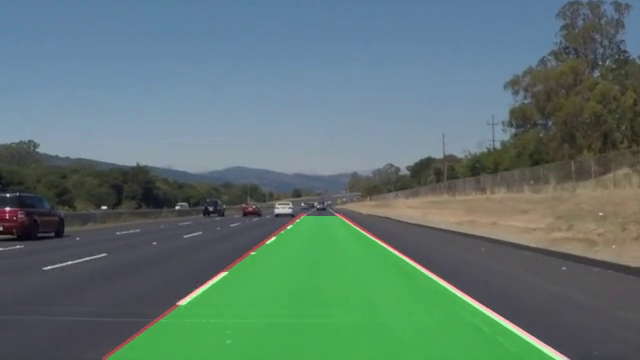
#> input picture frame 22 of lane_line_detection.mp4.mp4, 640 x 360 px, given in place of test1.mp4, which was not available
$ jupyter execute 'lane detection final.ipynb'   (text cells are left out)
#> lines starting #> are read from the running program, lines starting #| are printed output that depends on the picture; after the words box and inside, x2 and y2 are one past the last pixel; in counts of white or black regions, pixels touching at a corner belong together; pictures that were not available may be replaced by others from this repository, and a replacement may not be noted
#> further down, frame is the input picture: shape (360, 640, 3); mean B, G, R 113, 118.8, 94
[cell 1]
# importing the packages from libraries
import cv2
import numpy as np

[cell 2]
def canny(img):
    if img is None:
        cap.release()
        cv2.destroyAllWindows()
        exit()
    gray = cv2.cvtColor(img, cv2.COLOR_BGR2GRAY)  #converting colour video to grey
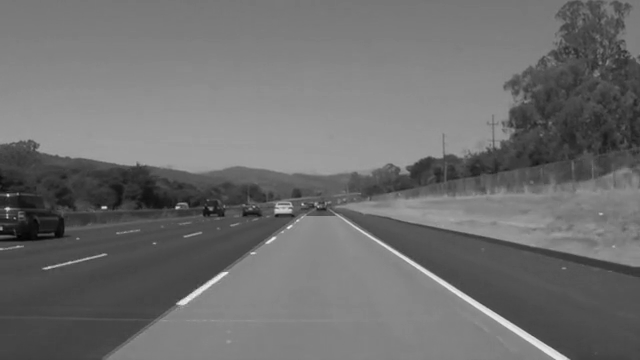
#> gray: shape (360, 640); min 2, max 242, mean 110.7
    kernel = 5   #size of kernel
    blur = cv2.GaussianBlur(gray,(kernel, kernel),0)  #to blur the video
    canny = cv2.Canny(gray, 50, 150)  #Canny edge detection
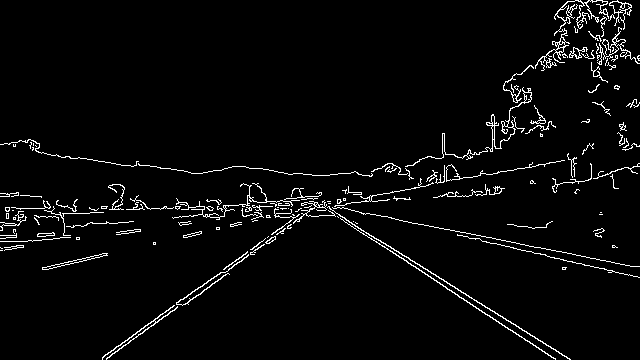
#> canny: shape (360, 640); 3.5% white in thin lines or dots
    return canny

[cell 3]
def region_of_interest(canny):
    height = canny.shape[0]   #obtaining height of the image in the video
#> height = 360
    width = canny.shape[1]    #obtaining width of the image in the video
#> width = 640
    mask = np.zeros_like(canny)  #to remove everyrhing except the lane lines on the road
    triangle = np.array([[
    (200, height),
    (800, 350),
    (1200, height),]], np.int32)  #creating triangle
#> triangle = [[200, 360], [800, 350], [1200, 360]]
    cv2.fillPoly(mask, triangle, 255)  #masking everything except the region defined by triangle
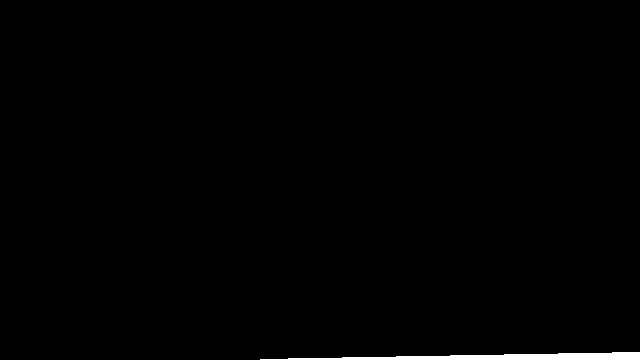
#> mask: shape (360, 640); 0.74% white; 1 white region, box (x1, y1, x2, y2) and area: (260, 352, 640, 360) 1710
    masked_image = cv2.bitwise_and(canny, mask)  #remove everything else and keep the region defined by triangle
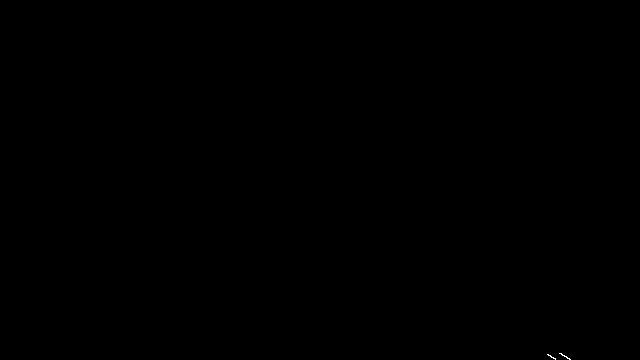
#> masked_image: shape (360, 640); 0.01% white in thin lines or dots, all inside (x1, y1, x2, y2) = (547, 353, 571, 360)
#> `line_image = display_lines(frame, averaged_lines)`: line_image: shape (360, 640, 3); every value is 0
    return masked_image

[cell 4]
def houghLines(cropped_canny):                                  #hough line algorithm
    return cv2.HoughLinesP(cropped_canny, 2, np.pi/180, 100,
        np.array([]), minLineLength=40, maxLineGap=5)

[cell 5]
def average_slope_intercept(image, lines):
    left_fit    = []
    right_fit   = []
    if lines is None:
        return None
    for line in lines:
        for x1, y1, x2, y2 in line:
            fit = np.polyfit((x1,x2), (y1,y2), 1)
            slope = fit[0]
            intercept = fit[1]
            if slope < 0:
                left_fit.append((slope, intercept))
            else:
                right_fit.append((slope, intercept))
    left_fit_average  = np.average(left_fit, axis=0)
    right_fit_average = np.average(right_fit, axis=0)
    left_line  = make_points(image, left_fit_average)
    right_line = make_points(image, right_fit_average)
    averaged_lines = [left_line, right_line]
    return averaged_lines

[cell 6]
def make_points(image, line):
    slope, intercept = line
    y1 = int(image.shape[0])
    y2 = int(y1*3.0/5)
    x1 = int((y1 - intercept)/slope)
    x2 = int((y2 - intercept)/slope)
    return [[x1, y1, x2, y2]]

[cell 7]
def display_lines(img,lines):
    line_image = np.zeros_like(img)
    if lines is not None:
        for line in lines:
            for x1, y1, x2, y2 in line:
                cv2.line(line_image,(x1,y1),(x2,y2),(0,0,255),10)
    return line_image

[cell 8]
def addWeighted(frame, line_image):
    return cv2.addWeighted(frame, 0.8, line_image, 1, 1)
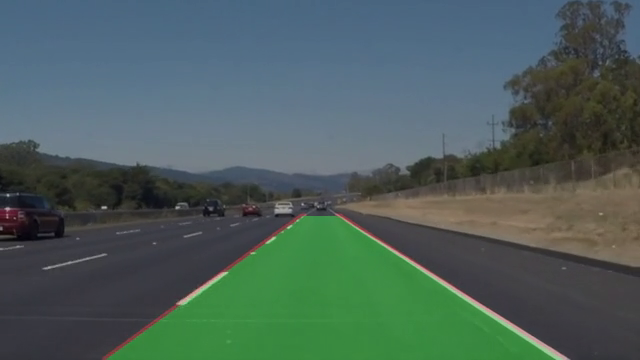
#> returned value: shape (360, 640, 3); mean of channels 0, 1, 2 91.4, 96, 76.2; drawn as B, G, R

[cell 9]
cap = cv2.VideoCapture("test1.mp4")
while(cap.isOpened()):
    _, frame = cap.read()
    canny_image = canny(frame)
    cropped_canny = region_of_interest(canny_image)


    lines = houghLines(cropped_canny)
    averaged_lines = average_slope_intercept(frame, lines)
    line_image = display_lines(frame, averaged_lines)
    combo_image = addWeighted(frame, line_image)
    cv2.imshow("result", combo_image)

    if cv2.waitKey(1) & 0xFF == ord('q'):
#> (key q is pressed here)
        break

cap.release()
cv2.destroyAllWindows()

$ run again, starting later in the video
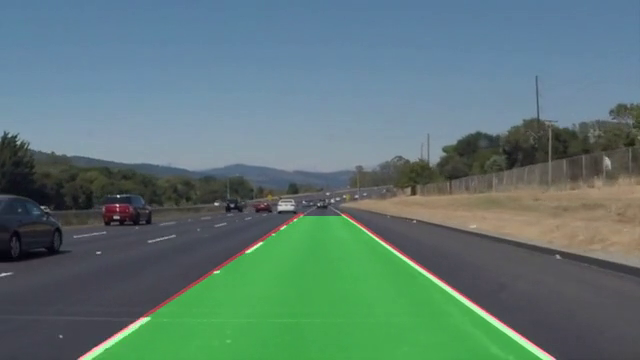
#> input picture frame 99 of lane_line_detection.mp4.mp4, 640 x 360 px, given in place of test1.mp4, which was not available
#> frame is the input picture: shape (360, 640, 3); mean B, G, R 116, 120.7, 93.1
#> in canny, `canny = cv2.Canny(gray, 50, 150)`:
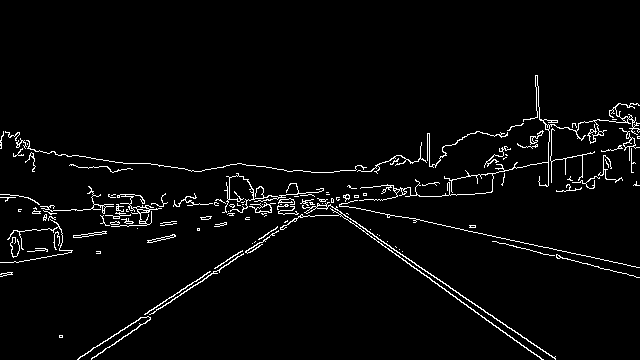
#> canny: shape (360, 640); 3.2% white in thin lines or dots, all inside (x1, y1, x2, y2) = (0, 75, 640, 360)
#> mask: shape (360, 640); 0.74% white; 1 white region, box (x1, y1, x2, y2) and area: (260, 352, 640, 360) 1710
#> masked_image: shape (360, 640); 0.01% white in thin lines or dots, all inside (x1, y1, x2, y2) = (534, 354, 556, 360)
#> line_image: shape (360, 640, 3); every value is 0
#> in addWeighted, `return cv2.addWeighted(frame, 0.8, line_image, 1, 1)`:
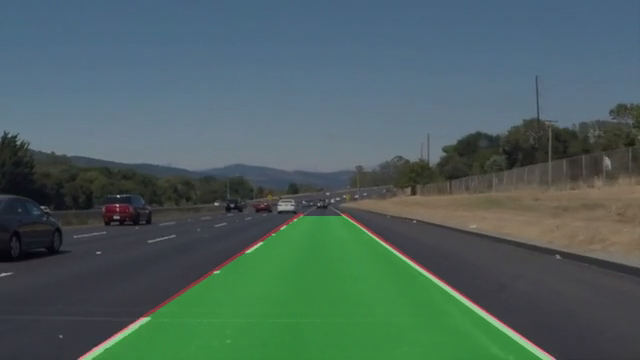
#> returned value: shape (360, 640, 3); mean of channels 0, 1, 2 93.8, 97.5, 75.5; drawn as B, G, R

$ run again, starting later in the video
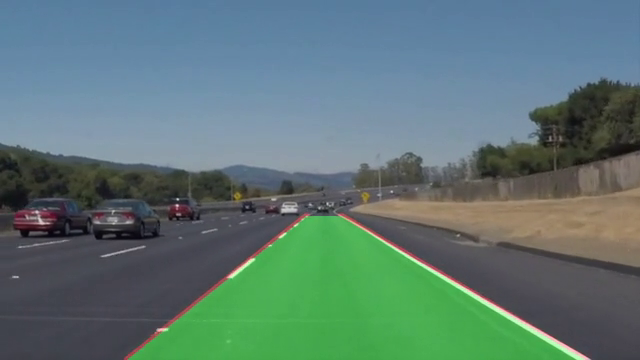
#> input picture frame 176 of lane_line_detection.mp4.mp4, 640 x 360 px, given in place of test1.mp4, which was not available
#> frame is the input picture: shape (360, 640, 3); mean B, G, R 115.5, 119.4, 93.3
#> in canny, `canny = cv2.Canny(gray, 50, 150)`:
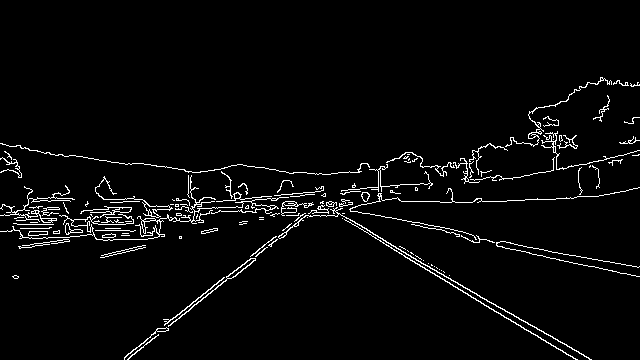
#> canny: shape (360, 640); 3.4% white in thin lines or dots, all inside (x1, y1, x2, y2) = (0, 77, 640, 360)
#> mask: shape (360, 640); 0.74% white; 1 white region, box (x1, y1, x2, y2) and area: (260, 352, 640, 360) 1710
#> masked_image: shape (360, 640); 0.02% white in thin lines or dots, all inside (x1, y1, x2, y2) = (565, 353, 592, 360)
#> line_image: shape (360, 640, 3); every value is 0
#> in addWeighted, `return cv2.addWeighted(frame, 0.8, line_image, 1, 1)`:
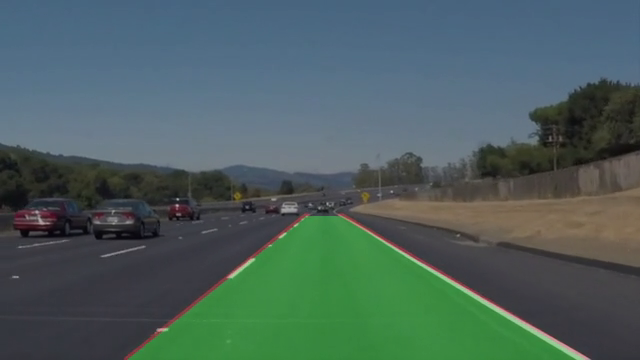
#> returned value: shape (360, 640, 3); mean of channels 0, 1, 2 93.5, 96.6, 75.7; drawn as B, G, R
